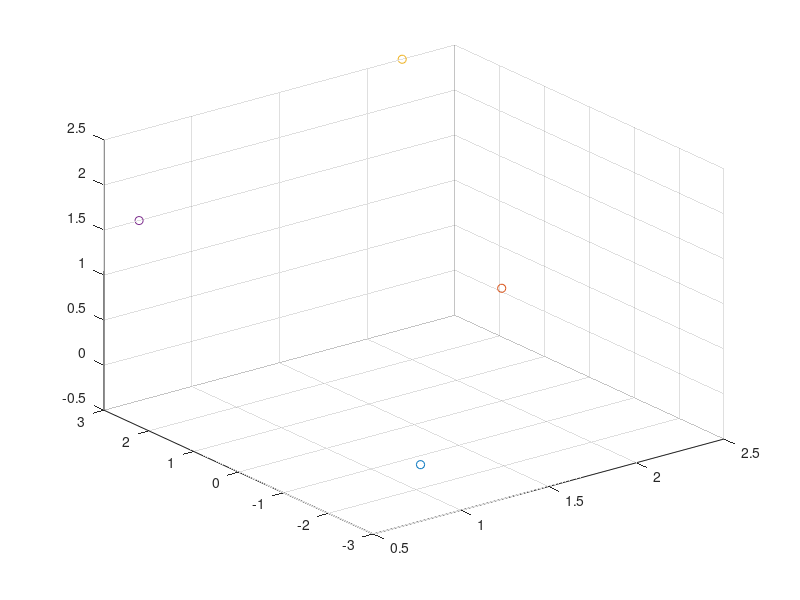

Write MATLAB code to recreate this figure. (Note: this script raises an error after producing the figure.)
clear; close all; clc;

%Path Coordinates
P1 = [1 -2.1 -0.2];
P2 = [2 0 0.75];
P3 = [2.2 3 2.5];
P4 = [0.7 3 1.5];
%P5 = [2 0.5 1.6]; 

%3D plot of the points
plot3(1, -2.1, -0.2, 'o'); 
hold on
plot3(2, 0, 0.75, 'o');
hold on
plot3(2.2, 3, 2.5, 'o');
hold on
plot3(0.7, 3, 1.5, 'o'); 
%hold on
%plot3(2, 0.5, 1.6); 
hold on
grid on

%Position, velocity and acceleration
%P1
x1 = P1(1, 1); %meters
x1Dot = 0.0; % No velocity
x1DotDot = 0.0; % No acceleration -> robot is stationary in rest position

y1 = P1(1, 2);
y1Dot = 0.0;
y1DotDot = 0.0;

z1 = P1(1, 3);
z1Dot = 0.0;
z1DotDot = 0.0;

%P2
x2 = P2(1,1);
x2Dot = 0.1;
x2DotDot = 0.05; 

y2 = P2(1,2);
y2Dot = 0.1;
y2DotDot = 0.05; 

z2 = P2(1,3);
z2Dot = 0.1;
z2DotDot = 0.05; 

%P3
x3 = P3(1,1);
x3Dot = -0.01;
x3DotDot = -0.05;

y3 = P3(1,2);
y3Dot =0.01;
y3DotDot = 0.05; 

z3 = P3(1,3);
z3Dot = 0.01;
z3DotDot = 0.05;

% P4
x4 = P4(1,1);
x4Dot = 0;
x4DotDot = 0;

y4 = P4(1,2);
y4Dot = 0;
y4DotDot = 0;

z4 = P4(1,3);
z4Dot = 0;
z4DotDot = 0;

%P5
%x5 = P5(1,1); 
%x5Dot = 0.0;
%x5DotDot = 0.0;

%y5 = P5(1,2);
%y5Dot = 0.0;
%y5DotDot = 0.0;

%z5 = P5(1,3);
%z5Dot = 0.0;
%z5DotDot = 0.0; 

%Arbitary Constants (Timestamps for each point, t1, t2...)
T1 = 0;
T2 = 14.33;
T3 = T2*2;
T4 = T2*3;
T5 = T2*4; 

%Timeintervals for the piecewise curve fitting
dt = 0.005;
t1 = [T1:dt:T2];
t2 = [T2:dt:T3]; 
t3 = [T3:dt:T4]; 
t4 = [T4:dt:T5]; 

%Column vectors for the position, velocity and acceleration for each point
%including arbitary constants. Arbitary constants indicate position and
%velocity at the endpoint of each curve, i.e. position and velocity at the
%next point. For the last point, acceleration must also be included to make
%the robot stop as accurately as possible. 

%P1(t1) -> P1(t2)
X1 = [x1; x1Dot; x1DotDot; x2; x2Dot];
Y1 = [y1; y1Dot; y1DotDot; y2; y2Dot]; 
Z1 = [z1; z1Dot; z1DotDot; z2; z2Dot]; 

%P2(t2) -> P2(t3)
X2 = [x2; x2Dot; x2DotDot; x3; x3Dot];
Y2 = [y2; y2Dot; y2DotDot; y3; y3Dot]; 
Z2 = [z2; z2Dot; z2DotDot; z3; z3Dot];

%P3(t3) -> P3(t4)
X3 = [x3; x3Dot; x3DotDot; x4; x4Dot; x4DotDot];
Y3 = [y3; y3Dot; y3DotDot; y4; y4Dot; y4DotDot]; 
Z3 = [z3; z3Dot; z3DotDot; z4; z4Dot; z4DotDot];

%P4(t4) -> P4(t5)
%X4 = [x4; x4Dot; x4DotDot; x5; x5Dot; y5DotDot];
%Y4 = [y4; y4Dot; y4DotDot; y5; y5Dot; y5DotDot]; 
%Z4 = [z4; z4Dot; z4DotDot; z5; z5Dot; z5DotDot];

%Adding the matrices including the polynomials for each curve w/ its
%derivatives
  
A_1 = [F3(T1); F3Dot(T1); F3DotDot(T1); F3(T2); F3Dot(T2)]; 
A_2 = [F3(T2); F3Dot(T2); F3DotDot(T2); F3(T3); F3Dot(T3)];
A_3 = [F4(T3); F4Dot(T3); F4DotDot(T3); F4(T4); F4Dot(T4); F4DotDot(T4)]; 
%A_4 = [F4(T4); F4Dot(T4); F4DotDot(T4); F4(T5); F4Dot(T5); F4DotDot(T5)]; 
   
% Finding matrices of the unknowns for each point

AX1 = (A_1)\X1; 
AY1 = (A_1)\Y1;
AZ1 = (A_1)\Z1; 

BX2 = (A_2)\X2;
BY2 = (A_2)\Y2;
BZ2 = (A_2)\Z2;

CX3 = (A_3)\X3;
CY3 = (A_3)\Y3;
CZ3 = A_3\Z3;

%DX4 = (A_4)\X4;
%DY4 = (A_4)\Y4;
%DZ4 = (A_4)\Z4; 

% Setting up the polynomial equations for each point in XYZ
%P1 at t = t1 
X_p1 = F(t1, AX1); 
Y_p1 = F(t1, AY1);
Z_p1 = F(t1, AZ1); 

%P2 at t = t2
X_p2 = F(t2, BX2);
Y_p2 = F(t2, BY2);
Z_p2 = F(t2, BZ2); 

% P3 at t = t3
X_p3 = F1(t3, CX3);
Y_p3 = F1(t3, CY3);
Z_p3 = F1(t3, CZ3); 

% P4 at t = t4
%X_p4 = F1(t4, DX4);
%Y_p4 = F1(t4, DY4);
%Z_p4 = F1(t4, DZ4); 

hold on
plot3(X_p1, Y_p1, Z_p1);
hold on
plot3(X_p2, Y_p2, Z_p2); 
hold on
plot3(X_p3, Y_p3, Z_p3);
%hold on
%plot3(X_p4, Y_p4, Z_p4); 
grid on
xlabel('X-Direction');
ylabel('Y-Direction');
zlabel('Z-Direction'); 
legend('P1', 'P2', 'P3', 'P4', 'P1(t)', 'P2(t)', 'P3(t)', 'P4(t)'); 


function[out] = F(t, b)
out = [ b(1) + b(2)*t + b(3)*t.^2 + b(4)*t.^3 + b(5)*t.^4];
end 

function[out] = F1(t, b)
out = [ b(1) + b(2)*t + b(3)*t.^2 + b(4)*t.^3 + b(5)*t.^4 + b(6)*t.^5];
end

function [out] = F4(t) 
out =   [1   t    t.^2    t.^3     t.^4   t.^5];
end

function [out] = F4Dot(t)
out =   [0   1    2*t    3*t.^2   4*t.^3  5*t^4];
end

function [out] = F4DotDot(t)
out = [0   0   2   6*t    12*t.^2    20*t^3];
end

function [out] = F3(t) 
out =   [1   t    t.^2    t.^3   t.^4];
end

function [out] = F3Dot(t)
out =   [0   1    2*t    3*t.^2   4*t.^3];
end

function [out] = F3DotDot(t)
out = [0   0    2    6*t   12*t.^2];
end 